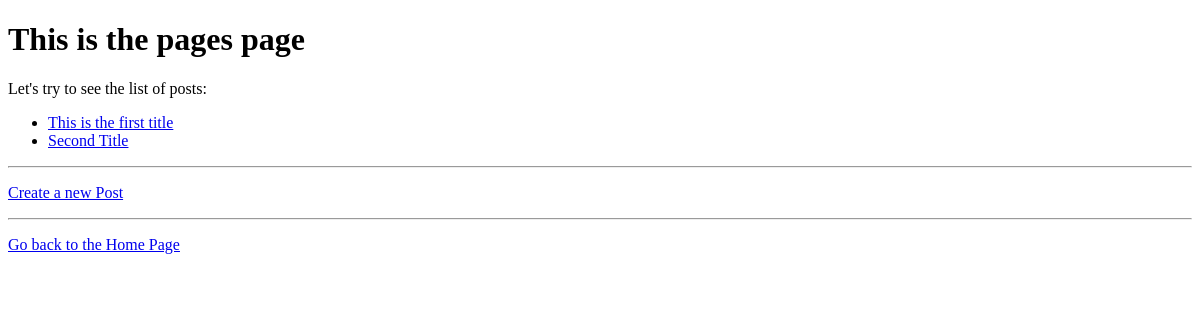
The page /pages/ on the database as committed earlier.
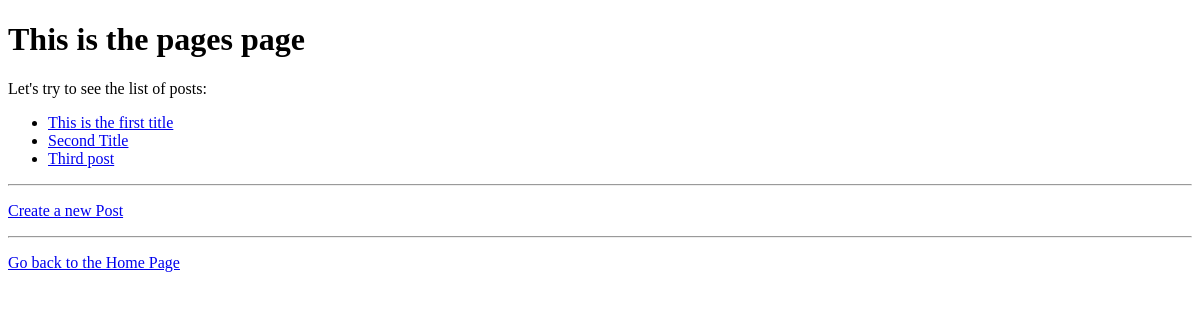
The same page on the database as committed later.
### blog/models.py (models this page shows, shortened)
class Post(models.Model):
    title = models.CharField(max_length=50)
    text = models.TextField()
    created_at = models.DateTimeField(auto_now=True)
    updated_at = models.DateTimeField(auto_now=True)

### blog/views.py (the view)
# urls.py: path('pages/', views.pages, name='pages'),
def pages(request):
    text_list = Post.objects.all()
    context = {'text_list': text_list}
    return render(request, 'pages.html', context)

### blog/templates/pages.html (shortened to what this page needs)
<!DOCTYPE html>
<html>
<head>
</head>
<body>
    <h1>This is the pages page</h1>
    <p>Let's try to see the list of posts:</p>
    <p>
        {% if text_list %}
        <ul>
            {% for post in text_list %}
            <li><a href="{% url 'page_detail' post.id %}">{{ post.title }}</a></li>
            {% endfor %}
        </ul>
        {% else %}
        <p>There are no posts yet in the blog.</p>
        {% endif %}
    </p>
    <hr>
    <p><a href="{% url 'page_create' %}">Create a new Post</a></p>
    <hr>
    <p><a href="{% url 'home' %}">Go back to the Home Page</a></p>
</body>
</html>

Rows that differ between the two databases and show on the page:
added Post: title "Third post"
